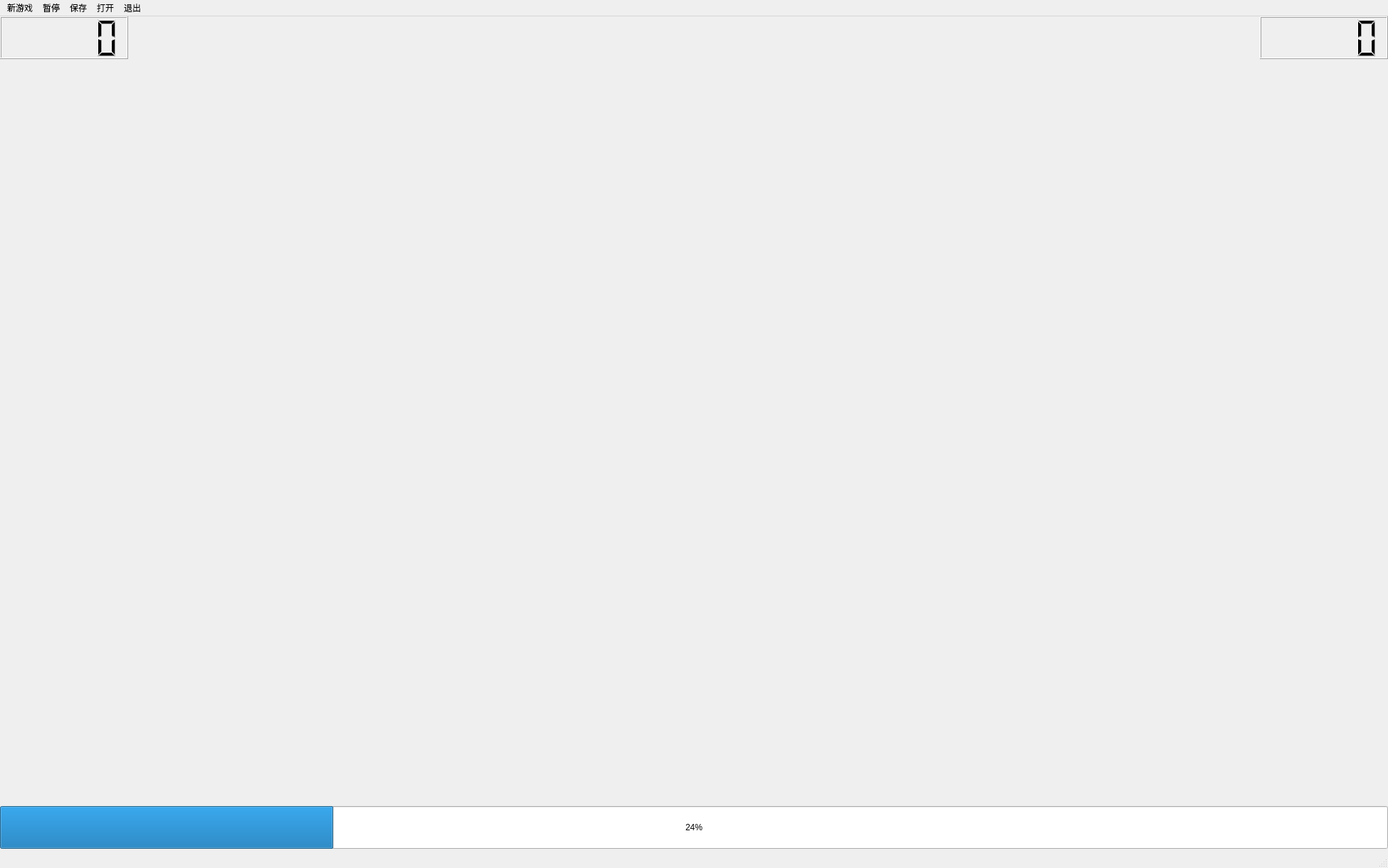
<?xml version="1.0" encoding="UTF-8"?>
<ui version="4.0">
 <class>MainWindow</class>
 <widget class="QMainWindow" name="MainWindow">
  <property name="geometry">
   <rect>
    <x>0</x>
    <y>0</y>
    <width>1950</width>
    <height>1220</height>
   </rect>
  </property>
  <property name="windowTitle">
   <string>MainWindow</string>
  </property>
  <widget class="QWidget" name="centralwidget">
   <widget class="QLCDNumber" name="lcdNumber_1">
    <property name="geometry">
     <rect>
      <x>0</x>
      <y>0</y>
      <width>180</width>
      <height>60</height>
     </rect>
    </property>
   </widget>
   <widget class="QLCDNumber" name="lcdNumber_2">
    <property name="geometry">
     <rect>
      <x>1770</x>
      <y>0</y>
      <width>180</width>
      <height>60</height>
     </rect>
    </property>
   </widget>
   <widget class="QProgressBar" name="timeBar">
    <property name="geometry">
     <rect>
      <x>0</x>
      <y>1110</y>
      <width>1950</width>
      <height>60</height>
     </rect>
    </property>
    <property name="value">
     <number>24</number>
    </property>
   </widget>
  </widget>
  <widget class="QMenuBar" name="menubar">
   <property name="geometry">
    <rect>
     <x>0</x>
     <y>0</y>
     <width>1950</width>
     <height>21</height>
    </rect>
   </property>
   <widget class="QMenu" name="menu_newgame">
    <property name="title">
     <string>新游戏</string>
    </property>
   </widget>
   <widget class="QMenu" name="menu_pause">
    <property name="title">
     <string>暂停</string>
    </property>
   </widget>
   <widget class="QMenu" name="menu_save">
    <property name="title">
     <string>保存</string>
    </property>
   </widget>
   <widget class="QMenu" name="menu_open">
    <property name="title">
     <string>打开</string>
    </property>
   </widget>
   <widget class="QMenu" name="menu_quit">
    <property name="title">
     <string>退出</string>
    </property>
   </widget>
   <addaction name="menu_newgame"/>
   <addaction name="menu_pause"/>
   <addaction name="menu_save"/>
   <addaction name="menu_open"/>
   <addaction name="menu_quit"/>
  </widget>
  <widget class="QStatusBar" name="statusbar"/>
 </widget>
 <resources/>
 <connections/>
</ui>
